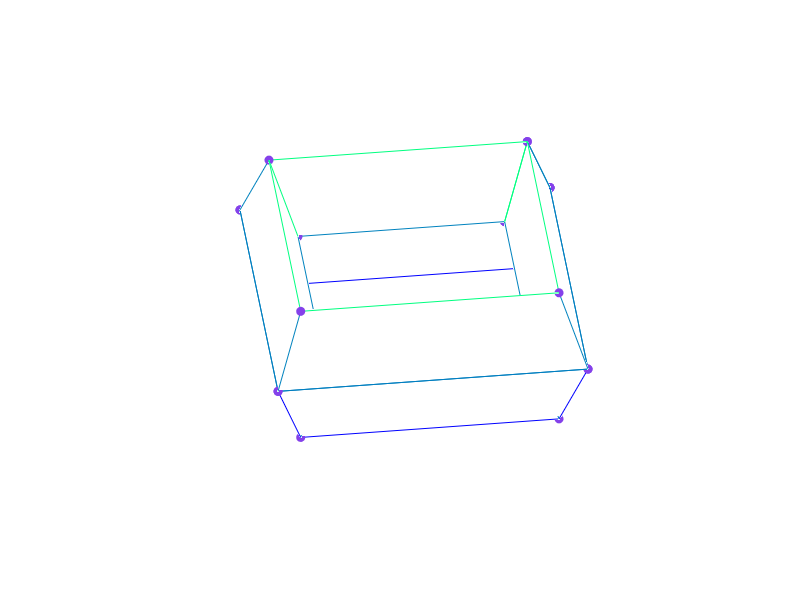

MATLAB code for this plot:
%%draw torus
%
clc
close all
clear all

figure(1);
hold on
colormap winter
grid on

R=5;
r=1;

mcolor = [
    0.5181    0.2548    0.9160
    0.9436    0.2240    0.0012
    0.6377    0.6678    0.4624
    0.9577    0.8444    0.4243
    0.2407    0.3445    0.4609
    0.6761    0.7805    0.7702
    0.2891    0.6753    0.3225
    0.6718    0.0067    0.7847
    0.6951    0.6022    0.4714
    0.0680    0.3868    0.0358
    ];

index = 1;

u=linspace(0,2*pi,5);
v=linspace(0,2*pi,5);

[u,v]=meshgrid(u,v);

x=(R+r.*cos(v)).*cos(u);
y=(R+r.*cos(v)).*sin(u);
z=r.*sin(v);
mesh(x,y,z);
view([-52,64]);

h=gca;

grid on

plot3(x,y,z,'o','MarkerEdgeColor',[mcolor(index,:)],'MarkerFaceColor',[mcolor(index,:)]);
plot3(x,y,z,'bo');

get(h,'FontSize');
set(h,'FontSize',14);
axis off

% xlabel('X','fontSize',14);
% ylabel('Y','fontSize',14);
% zlabel('Z','fontsize',14);
% title('Torus','fontsize',14);

fh = figure(1);
set(fh, 'color', 'white');